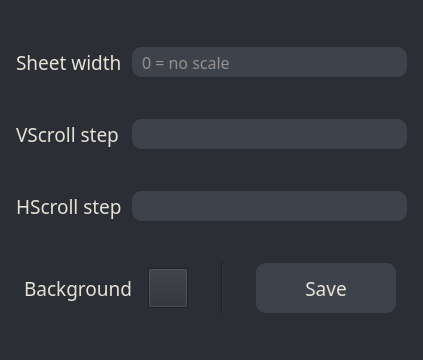
<?xml version="1.0" encoding="UTF-8"?>
<ui version="4.0">
 <class>BaseSettings</class>
 <widget class="QWidget" name="BaseSettings">
  <property name="geometry">
   <rect>
    <x>0</x>
    <y>0</y>
    <width>423</width>
    <height>360</height>
   </rect>
  </property>
  <property name="windowTitle">
   <string>Form</string>
  </property>
  <property name="styleSheet">
   <string notr="true">QWidget{
	background-color: #2b2e34;
}</string>
  </property>
  <layout class="QVBoxLayout" name="verticalLayout">
   <property name="sizeConstraint">
    <enum>QLayout::SetDefaultConstraint</enum>
   </property>
   <item>
    <layout class="QHBoxLayout" name="horizontalLayout">
     <property name="leftMargin">
      <number>5</number>
     </property>
     <property name="rightMargin">
      <number>5</number>
     </property>
     <item>
      <widget class="QLabel" name="widthText">
       <property name="minimumSize">
        <size>
         <width>110</width>
         <height>0</height>
        </size>
       </property>
       <property name="font">
        <font>
         <family>Sitka Text</family>
         <pointsize>14</pointsize>
        </font>
       </property>
       <property name="layoutDirection">
        <enum>Qt::LeftToRight</enum>
       </property>
       <property name="styleSheet">
        <string notr="true">QLabel{
	color: #e7e2d6;
}</string>
       </property>
       <property name="text">
        <string>Sheet width</string>
       </property>
       <property name="alignment">
        <set>Qt::AlignLeading|Qt::AlignLeft|Qt::AlignVCenter</set>
       </property>
       <property name="margin">
        <number>0</number>
       </property>
      </widget>
     </item>
     <item>
      <widget class="QLineEdit" name="widthLineEdit">
       <property name="minimumSize">
        <size>
         <width>0</width>
         <height>30</height>
        </size>
       </property>
       <property name="font">
        <font>
         <family>Sitka Text</family>
         <pointsize>12</pointsize>
        </font>
       </property>
       <property name="toolTip">
        <string/>
       </property>
       <property name="styleSheet">
        <string notr="true">QLineEdit {
    border-radius: 10px;
	color: #e7e2d6;
    padding: 0 8px;
    background: #3e424b;
}</string>
       </property>
       <property name="inputMask">
        <string/>
       </property>
       <property name="text">
        <string/>
       </property>
       <property name="placeholderText">
        <string>0 = no scale</string>
       </property>
      </widget>
     </item>
    </layout>
   </item>
   <item>
    <layout class="QHBoxLayout" name="horizontalLayout_2">
     <property name="leftMargin">
      <number>5</number>
     </property>
     <property name="rightMargin">
      <number>5</number>
     </property>
     <item>
      <widget class="QLabel" name="vscrollText">
       <property name="minimumSize">
        <size>
         <width>110</width>
         <height>0</height>
        </size>
       </property>
       <property name="font">
        <font>
         <family>Sitka Text</family>
         <pointsize>14</pointsize>
        </font>
       </property>
       <property name="styleSheet">
        <string notr="true">QLabel{
	color: #e7e2d6;
}</string>
       </property>
       <property name="text">
        <string>VScroll step</string>
       </property>
       <property name="alignment">
        <set>Qt::AlignLeading|Qt::AlignLeft|Qt::AlignVCenter</set>
       </property>
      </widget>
     </item>
     <item>
      <widget class="QLineEdit" name="vscrollLineEdit">
       <property name="minimumSize">
        <size>
         <width>0</width>
         <height>30</height>
        </size>
       </property>
       <property name="font">
        <font>
         <family>Sitka Text</family>
         <pointsize>12</pointsize>
        </font>
       </property>
       <property name="styleSheet">
        <string notr="true">QLineEdit {
    border-radius: 10px;
	color: #e7e2d6;
    padding: 0 8px;
    background: #3e424b;
}</string>
       </property>
       <property name="placeholderText">
        <string/>
       </property>
      </widget>
     </item>
    </layout>
   </item>
   <item>
    <layout class="QHBoxLayout" name="horizontalLayout_3">
     <property name="leftMargin">
      <number>5</number>
     </property>
     <property name="rightMargin">
      <number>5</number>
     </property>
     <item>
      <widget class="QLabel" name="hscrollText">
       <property name="minimumSize">
        <size>
         <width>110</width>
         <height>0</height>
        </size>
       </property>
       <property name="font">
        <font>
         <family>Sitka Text</family>
         <pointsize>14</pointsize>
        </font>
       </property>
       <property name="styleSheet">
        <string notr="true">QLabel{
	color: #e7e2d6;
}</string>
       </property>
       <property name="text">
        <string>HScroll step</string>
       </property>
      </widget>
     </item>
     <item>
      <widget class="QLineEdit" name="hscrollLineEdit">
       <property name="sizePolicy">
        <sizepolicy hsizetype="Expanding" vsizetype="Fixed">
         <horstretch>0</horstretch>
         <verstretch>0</verstretch>
        </sizepolicy>
       </property>
       <property name="minimumSize">
        <size>
         <width>0</width>
         <height>30</height>
        </size>
       </property>
       <property name="font">
        <font>
         <family>Sitka Text</family>
         <pointsize>12</pointsize>
        </font>
       </property>
       <property name="styleSheet">
        <string notr="true">QLineEdit {
    border-radius: 10px;
	color: #e7e2d6;
    padding: 0 8px;
    background: #3e424b;
}</string>
       </property>
      </widget>
     </item>
    </layout>
   </item>
   <item>
    <layout class="QHBoxLayout" name="horizontalLayout_4">
     <property name="leftMargin">
      <number>5</number>
     </property>
     <property name="rightMargin">
      <number>5</number>
     </property>
     <item>
      <widget class="QLabel" name="backgroundText">
       <property name="sizePolicy">
        <sizepolicy hsizetype="Fixed" vsizetype="Preferred">
         <horstretch>0</horstretch>
         <verstretch>0</verstretch>
        </sizepolicy>
       </property>
       <property name="minimumSize">
        <size>
         <width>110</width>
         <height>0</height>
        </size>
       </property>
       <property name="font">
        <font>
         <family>Sitka Text</family>
         <pointsize>14</pointsize>
        </font>
       </property>
       <property name="styleSheet">
        <string notr="true">QLabel{
	color: #e7e2d6;
}</string>
       </property>
       <property name="text">
        <string>Background</string>
       </property>
      </widget>
     </item>
     <item>
      <widget class="QPushButton" name="backgroundButton">
       <property name="sizePolicy">
        <sizepolicy hsizetype="Fixed" vsizetype="Fixed">
         <horstretch>0</horstretch>
         <verstretch>0</verstretch>
        </sizepolicy>
       </property>
       <property name="minimumSize">
        <size>
         <width>30</width>
         <height>30</height>
        </size>
       </property>
       <property name="maximumSize">
        <size>
         <width>40</width>
         <height>40</height>
        </size>
       </property>
       <property name="autoFillBackground">
        <bool>false</bool>
       </property>
       <property name="text">
        <string/>
       </property>
      </widget>
     </item>
     <item>
      <widget class="Line" name="line">
       <property name="minimumSize">
        <size>
         <width>40</width>
         <height>0</height>
        </size>
       </property>
       <property name="orientation">
        <enum>Qt::Vertical</enum>
       </property>
      </widget>
     </item>
     <item>
      <widget class="QPushButton" name="saveButton">
       <property name="sizePolicy">
        <sizepolicy hsizetype="Fixed" vsizetype="Fixed">
         <horstretch>0</horstretch>
         <verstretch>0</verstretch>
        </sizepolicy>
       </property>
       <property name="minimumSize">
        <size>
         <width>140</width>
         <height>50</height>
        </size>
       </property>
       <property name="font">
        <font>
         <family>Sitka Text</family>
         <pointsize>14</pointsize>
        </font>
       </property>
       <property name="styleSheet">
        <string notr="true">QPushButton {
    border-radius: 10px;
    background: #3e424b;
	color: #e7e2d6;
}

QPushButton:hover{
	border: 3px solid #3e424b;
    border-radius: 10px;
    background: #484d57;
	color: #e7e2d6;
}</string>
       </property>
       <property name="text">
        <string>Save</string>
       </property>
      </widget>
     </item>
    </layout>
   </item>
  </layout>
 </widget>
 <resources/>
 <connections/>
</ui>
